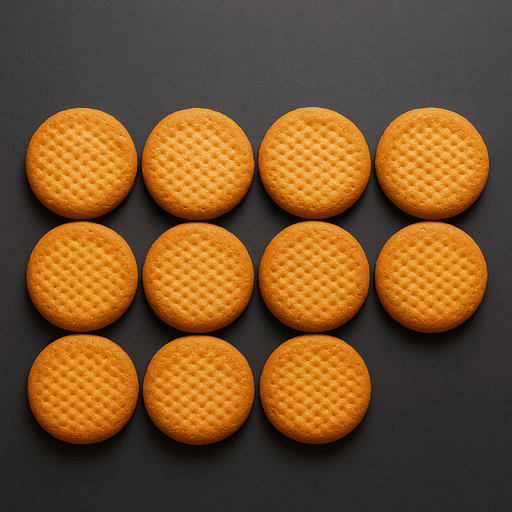
#> input picture test_images/Biscuit3.png, 512 x 512 px, found by its file name
$ python bis3.py
#> lines starting #> are read from the running program, lines starting #| are printed output that depends on the picture; after the words box and inside, x2 and y2 are one past the last pixel; in counts of white or black regions, pixels touching at a corner belong together; long printed decimals are rounded
import cv2
import numpy as np
from datetime import datetime

class BiscuitQualityAnalyzer:
    def __init__(self, test_mode=False):
#> in run_test, img is the input picture: shape (512, 512, 3); mean B, G, R 42.7, 80.8, 116.3
        self.test_mode = test_mode
        self.color_range = None  # Will be set via calibration
        self.size_range = None   # Will be auto-calculated
        self.expected_count = 10
        self.quality_log = []

    def calibrate(self, calibration_img):
        """Run this first with an image containing good biscuits"""
        print("Click on several GOOD biscuits to calibrate color range")
        hsv = cv2.cvtColor(calibration_img, cv2.COLOR_BGR2HSV)
#> hsv: shape (512, 512, 3); mean H, S, V 22.1, 105.5, 116.3
        samples = []

        def on_mouse_click(event, x, y, flags, param):
            if event == cv2.EVENT_LBUTTONDOWN:
                samples.append(hsv[y,x])
                cv2.circle(calibration_img, (x,y), 5, (0,255,0), -1)
                cv2.imshow("Calibration", calibration_img)

        cv2.imshow("Calibration", calibration_img)
        cv2.setMouseCallback("Calibration", on_mouse_click)
        cv2.waitKey(0)
        cv2.destroyAllWindows()

        if samples:
            samples = np.array(samples)
            mean = np.mean(samples, axis=0)
            std = np.std(samples, axis=0)
            self.color_range = {
                'lower': np.maximum(0, mean - 1.5*std),
                'upper': np.minimum(255, mean + 1.5*std)
            }
            print(f"Calibrated color range: Lower {self.color_range['lower']}, Upper {self.color_range['upper']}")

    def detect_biscuits(self, frame):
        # Convert to HSV
        hsv = cv2.cvtColor(frame, cv2.COLOR_BGR2HSV)

        # Use calibrated color range or fallback to defaults
        if self.color_range:
            mask = cv2.inRange(hsv, self.color_range['lower'], self.color_range['upper'])
        else:
            # Default range for light brown biscuits
            mask = cv2.inRange(hsv, np.array([10,50,50]), np.array([30,255,255]))
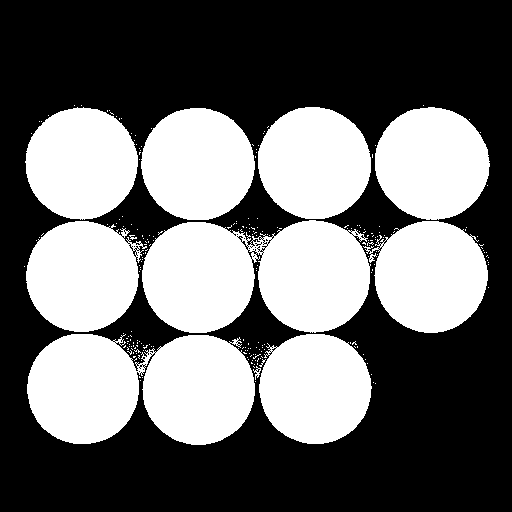
#> mask: shape (512, 512); 42.1% white; 235 white regions (224 under 20 px), largest, box (x1, y1, x2, y2) and area: (142, 220, 371, 333) 20144, (27, 334, 255, 445) 19824, (375, 107, 490, 220) 10106

        # Enhance mask quality
        kernel = np.ones((5,5), np.uint8)
        mask = cv2.morphologyEx(mask, cv2.MORPH_CLOSE, kernel)  # Fill holes
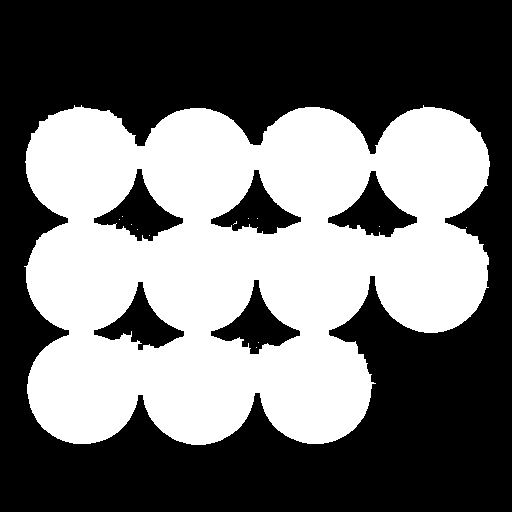
#> mask: shape (512, 512); 43.5% white; 13 white regions (12 under 20 px), largest, box (x1, y1, x2, y2) and area: (24, 105, 490, 445) 114021
        mask = cv2.morphologyEx(mask, cv2.MORPH_OPEN, kernel)   # Remove noise
#> mask: shape (512, 512); 43.5% white; 1 white region

        # Auto-calculate size thresholds if not set
        if not self.size_range:
            self._auto_set_size_thresholds(frame)

        # Find contours
        contours, _ = cv2.findContours(mask, cv2.RETR_EXTERNAL, cv2.CHAIN_APPROX_SIMPLE)

        # Filter contours
        valid_contours = []
        for cnt in contours:
            area = cv2.contourArea(cnt)
            if self.size_range['min'] < area < self.size_range['max']:
                # Additional circularity check
                perimeter = cv2.arcLength(cnt, True)
                if perimeter > 0:
                    circularity = 4 * np.pi * area / (perimeter**2)
                    if circularity > 0.5:  # Adjust for your biscuits
                        valid_contours.append(cnt)

        return valid_contours

    def _auto_set_size_thresholds(self, frame):
        """Estimate biscuit size based on package dimensions"""
        height, width = frame.shape[:2]
#> height = 512; width = 512

        # Assumptions (adjust these!)
        package_width_mm = 180       # Physical width of package in mm
        biscuit_diameter_mm = 45     # Typical biscuit size

        # Calculate pixels per mm
        px_per_mm = width / package_width_mm
#> px_per_mm = 2.84
        biscuit_radius_px = (biscuit_diameter_mm / 2) * px_per_mm
#> biscuit_radius_px = 64
        expected_area = np.pi * (biscuit_radius_px ** 2)
#> expected_area = 12868

        self.size_range = {
            'min': max(100, 0.3 * expected_area),  # Lower bound for broken pieces
            'max': 1.7 * expected_area             # Upper bound for overlapping
        }
#> self.size_range = {'min': 3860.4, 'max': 21875.5}
        print(f"Auto-set size range: {self.size_range}")
#| Auto-set size range: {'min': 3860.389, 'max': 21875.538}

    def process_frame(self, frame):
        biscuits = self.detect_biscuits(frame)
#> in detect_biscuits, `contours, _ = cv2.findContours(mask, cv2.RETR_EXTERNAL, cv2.CHAIN_APPR..`: contours = 1 contour; box (x1, y1, x2, y2) and area: (26, 107, 490, 445) 124980
#> the loop in detect_biscuits, `for cnt in contours:` made 1 pass
#> area on pass 1: 124979.5
#> after the loop in detect_biscuits, `for cnt in contours:`: valid_contours = []
#> biscuits = []

        # Count and quality check
        biscuit_count = len(biscuits)
#> biscuit_count = 0
        quality_score = self._check_quality(frame, biscuits)
#> quality_score = 0

        result = {
            'timestamp': datetime.now(),
            'count': biscuit_count,
            'quality': quality_score,
            'passed': biscuit_count == self.expected_count and quality_score > 0.7
        }
        self.quality_log.append(result)

        # Visual feedback
        self._draw_results(frame, biscuits, result)
        return frame, result

    def _check_quality(self, frame, contours):
        """Check color consistency and defects"""
        if not contours:
            return 0.0

        hsv = cv2.cvtColor(frame, cv2.COLOR_BGR2HSV)
        quality_scores = []

        for cnt in contours:
            # Create mask for current biscuit
            mask = np.zeros(frame.shape[:2], dtype=np.uint8)
            cv2.drawContours(mask, [cnt], -1, 255, -1)

            # Get mean color of biscuit
            mean_val = cv2.mean(hsv, mask=mask)[:3]

            # Compare to calibrated color (if available)
            if self.color_range:
                color_diff = np.linalg.norm(mean_val - self.color_range['lower'])
                max_diff = np.linalg.norm(self.color_range['upper'] - self.color_range['lower'])
                quality_scores.append(1.0 - min(1.0, color_diff/max_diff))
            else:
                # Fallback: just check brightness
                quality_scores.append(mean_val[2] / 255.0)

        return np.mean(quality_scores) if quality_scores else 0.0

    def _draw_results(self, frame, contours, result):
        # Draw contours
        cv2.drawContours(frame, contours, -1, (0,255,0), 2)

        # Display info
        y_offset = 30
        for key, val in result.items():
            if key == 'timestamp':
                text = f"{key}: {val.strftime('%H:%M:%S')}"
            elif isinstance(val, float):
                text = f"{key}: {val:.2f}"
            else:
                text = f"{key}: {val}"

            cv2.putText(frame, text, (10, y_offset),
                       cv2.FONT_HERSHEY_SIMPLEX, 0.7,
                       (0,255,0) if result['passed'] else (0,0,255), 2)
            y_offset += 30
#> this loop made 4 passes
#> (key, val, text, y_offset) on passes 2 to 4: ('count', 0, 'count: 0', 90), ('quality', 0, 'quality: 0.00', 120), ('passed', False, 'passed: False', 150)
#> (key, text, y_offset) on pass 1: ('timestamp', 'timestamp: 17:38:05', 60)
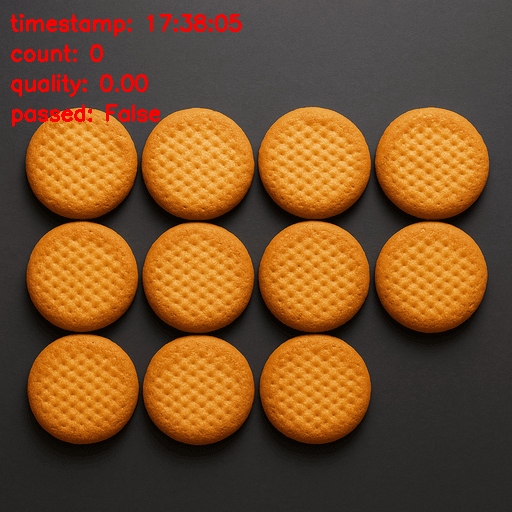
#> frame: shape (512, 512, 3); 1.59% of pixels changed, all inside (x1, y1, x2, y2) = (10, 14, 242, 127)
#> after the loop, y_offset = 150

    def run_test(self, test_img_path):
        """Test with static images"""
        img = cv2.imread(test_img_path)
        if img is None:
            print(f"Error: Could not load image {test_img_path}")
            return

        # First-time calibration if needed
        if self.color_range is None:
            self.calibrate(img.copy())

        processed, result = self.process_frame(img)
#> result = 4 items

        print("\nTest Results:")
        for k, v in result.items():
            print(f"{k:15}: {str(v):20}")
#> this loop made 4 passes
#> (k, v) on passes 2 to 4: ('count', 0), ('quality', 0), ('passed', False)
#| timestamp      : 2026-11-20 17:38:5.462
#| count          : 0
#| quality        : 0.0
#| passed         : False

        cv2.imshow("Result", processed)
        cv2.waitKey(0)
        cv2.destroyAllWindows()

# ==================== USAGE EXAMPLES ====================
if __name__ == "__main__":
    analyzer = BiscuitQualityAnalyzer()

    # Option 1: Calibrate with a sample image
    # analyzer.calibrate(cv2.imread("test_images\\biscuit.jpg"))

    #Option 2: Test with individual images
    analyzer.run_test("test_images\\Biscuit3.png")
    # [12 lines of commented-out code are left out]
